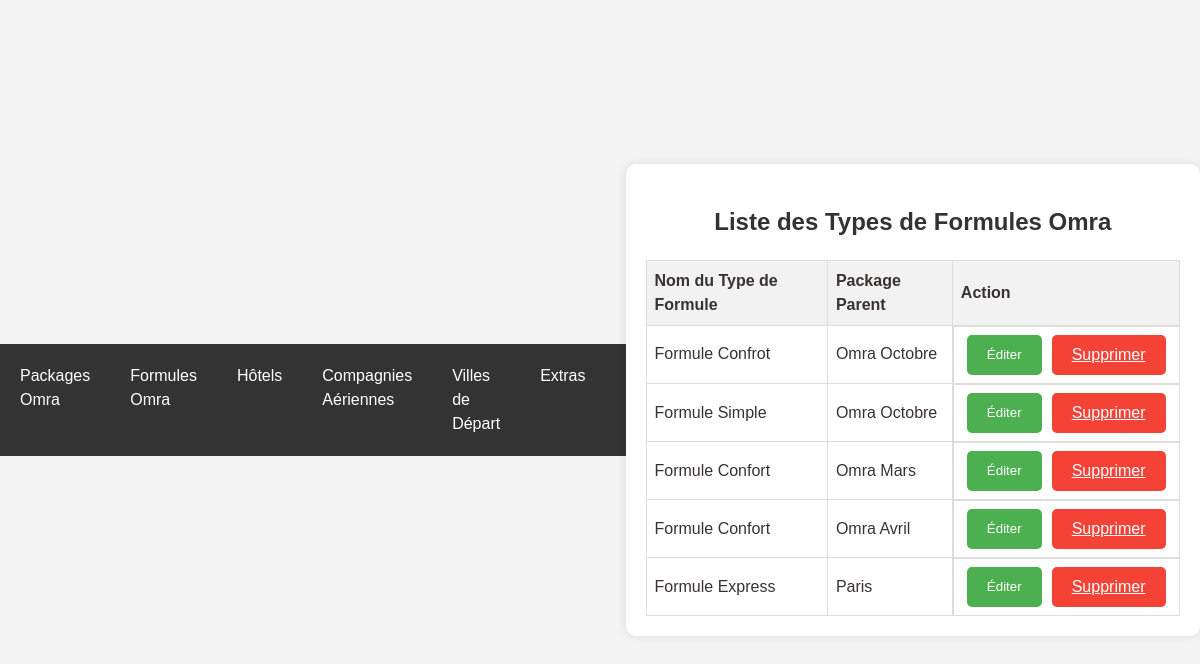
The page /list_type_formule_omra.php (signed in) on the database as committed earlier.
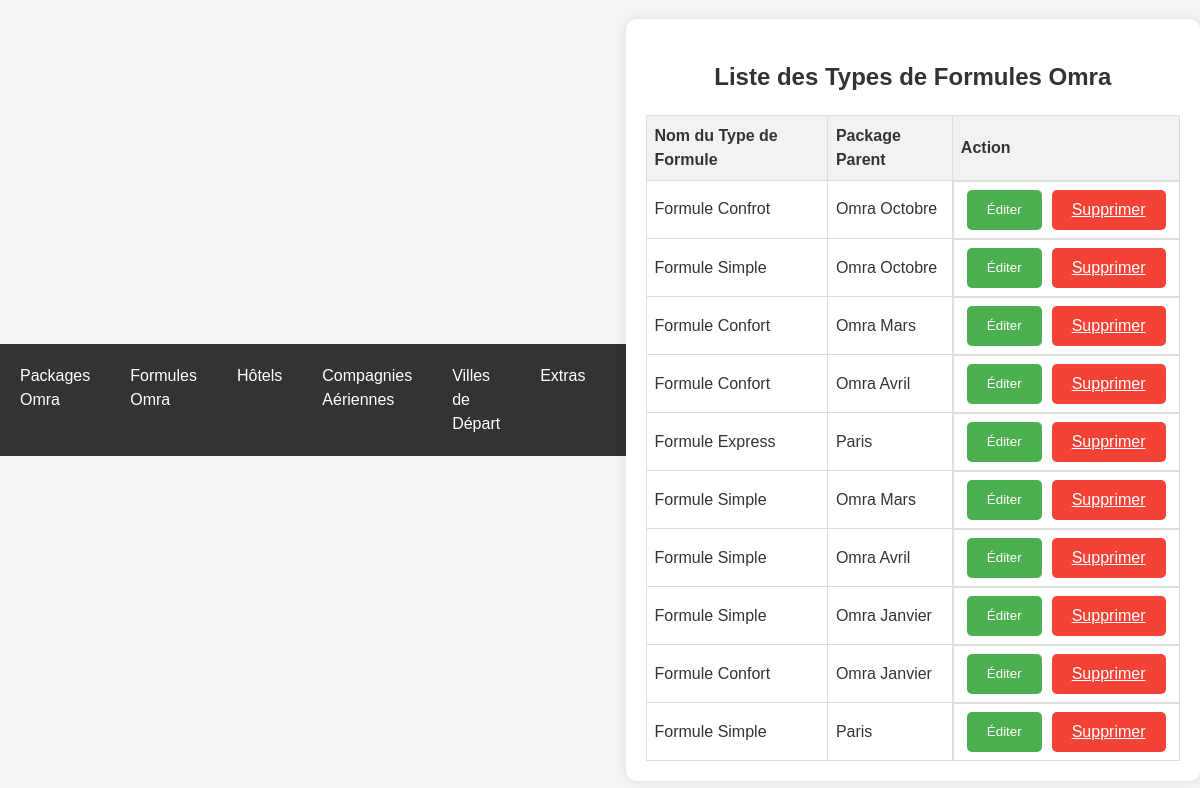
The same page on the database as committed later.
### tables this page shows
CREATE TABLE `type_formule_omra` (
  `id` int(11) NOT NULL,
  `nom` varchar(255) NOT NULL,
  `formule_parent_id` int(11) DEFAULT NULL
);

CREATE TABLE `omra_packages` (
  `id` int(11) NOT NULL,
  `nom` varchar(255) NOT NULL,
  `description` text NOT NULL,
  `photo` varchar(255) NOT NULL
);

### list_type_formule_omra.php (the view, shortened to what this page needs)
<!DOCTYPE html>
<html lang="fr">
<head>
    <link rel="stylesheet" href="styles.css">
    <?php include 'header.php'; ?>
</head>
<body>
    <div class="container">
        <h2 class="text-center">Liste des Types de Formules Omra</h2>
        <table class="table table-bordered">
            <thead>
                <tr>
                    <th>Nom du Type de Formule</th>
                    <th>Package Parent</th>
                    <th>Action</th>
                </tr>
            </thead>
            <tbody>
                <?php
                include 'db.php';
                $sql_types_formules = "SELECT type_formule_omra.id, type_formule_omra.nom AS nom_formule, omra_packages.nom AS nom_package
                                   FROM type_formule_omra
                                   LEFT JOIN omra_packages ON type_formule_omra.formule_parent_id = omra_packages.id";
                $result_types_formules = mysqli_query($conn, $sql_types_formules);
                if (mysqli_num_rows($result_types_formules) > 0) {
                    while ($row_type_formule = mysqli_fetch_assoc($result_types_formules)) {
                        echo "<tr>";
                        echo "<td>" . $row_type_formule['nom_formule'] . "</td>";
                        echo "<td>" . $row_type_formule['nom_package'] . "</td>";
                        echo "<td class='btn-group'>";
                        echo "<button class='btn btn-edit' onclick=\"window.location.href='edit_type_formule.php?id=" . $row_type_formule['id'] . "'\">Éditer</button>";
                        echo "<a class='btn btn-delete' href='delete_type_formule.php?id=" . $row_type_formule['id'] . "' onclick=\"return confirm('Êtes-vous sûr de vouloir supprimer ce type de formule?')\">Supprimer</a>";
                        echo "</td>";
                        echo "</tr>";
                    }
                } else {
                    echo "<tr><td colspan='3'>Aucun type de formule Omra disponible pour le moment.</td></tr>";
                }
                ?>
            </tbody>
        </table>
    </div>
</body>
</html>

### header.php (shortened to what this page needs)
<!DOCTYPE html>
<html lang="fr">
<head>
    <link rel="stylesheet" href="styles.css">
</head>
<body>
<nav>
    <ul>
        <li>
            <a href="#">Packages Omra</a>
        </li>
        <li>
            <a href="#">Formules Omra</a>
        </li>
        <li>
            <a href="#">Hôtels</a>
        </li>
        <li>
            <a href="#">Compagnies Aériennes</a>
        </li>
        <li>
            <a href="#">Villes de Départ</a>
        </li>
        <li>
            <a href="#">Extras</a>
        </li>
    </ul>
</nav>
</body>
</html>

### css/styles.css (style rules this page uses)
body { font-family: 'Lexend', sans-serif; line-height: 1.5; min-height: 100vh; display: flex; align-items: center; justify-content: center; color: #393232; background-color: #f7f7f7; }
.btn-group { display: flex; justify-content: space-between; }
.btn-group { margin-top: auto; }

### list_type_formule_omra.php (style rules this page uses)
body { font-family: Arial, sans-serif; background-color: #f4f4f4; margin: 0; padding: 0; box-sizing: border-box; }
.container { width: 80%; margin: auto; background-color: #fff; padding: 20px; border-radius: 10px; box-shadow: 0 0 10px rgba(0, 0, 0, 0.1); }
h2 { text-align: center; color: #333; }
table { width: 100%; border-collapse: collapse; }
th, td { border: 1px solid #ddd; padding: 8px; text-align: left; }
th { background-color: #f2f2f2; }
.btn-group { text-align: center; }
.btn { padding: 8px 20px; margin: 0 5px; border: none; border-radius: 5px; cursor: pointer; }
.btn-edit { background-color: #4CAF50; color: white; }
.btn-delete { background-color: #f44336; color: white; }

### header.php (style rules this page uses)
body { font-family: Arial, sans-serif; background-color: #f4f4f4; margin: 0; padding: 0; box-sizing: border-box; }
nav { background-color: #333; color: white; padding: 10px; }
nav ul { list-style-type: none; padding: 0; margin: 0; display: flex; }
nav ul li { position: relative; margin-right: 20px; }
nav ul li a { color: white; text-decoration: none; padding: 10px; display: block; }

Rows that differ between the two databases and show on the page:
added type_formule_omra: nom "Formule Simple", formule_parent.nom "Omra Mars"
added type_formule_omra: nom "Formule Simple", formule_parent.nom "Omra Avril"
added type_formule_omra: nom "Formule Simple", formule_parent.nom "Omra Janvier"
added type_formule_omra: nom "Formule Confort", formule_parent.nom "Omra Janvier"
added type_formule_omra: nom "Formule Simple", formule_parent.nom "Paris"
